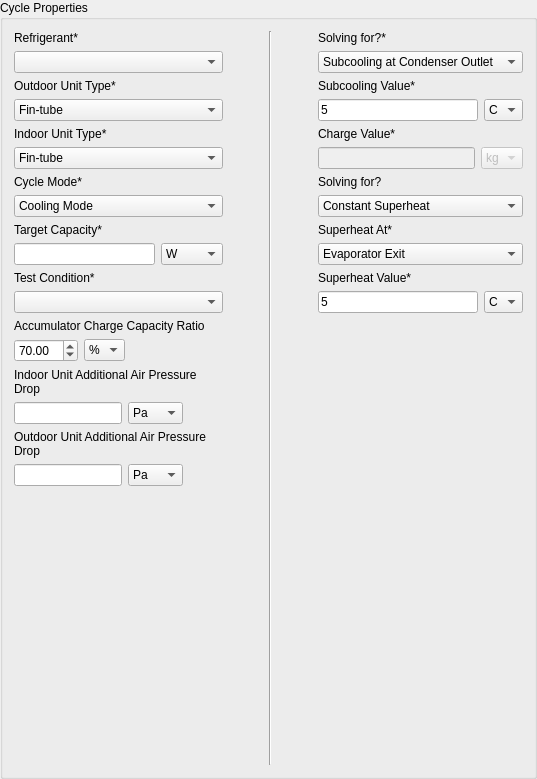
           <widget class="QGroupBox" name="Cycle_props_group">
            <property name="title">
             <string>Cycle Properties</string>
            </property>
            <layout class="QHBoxLayout" name="horizontalLayout_16">
             <item>
              <layout class="QVBoxLayout" name="verticalLayout_31">
               <item>
                <layout class="QVBoxLayout" name="verticalLayout_30">
                 <item>
                  <widget class="QLabel" name="Cycle_refrigerant_label">
                   <property name="text">
                    <string>Refrigerant*</string>
                   </property>
                  </widget>
                 </item>
                 <item>
                  <widget class="QComboBox" name="Cycle_refrigerant"/>
                 </item>
                </layout>
               </item>
               <item>
                <layout class="QVBoxLayout" name="verticalLayout_17">
                 <item>
                  <widget class="QLabel" name="Condenser_type_label">
                   <property name="text">
                    <string>Outdoor Unit Type*</string>
                   </property>
                  </widget>
                 </item>
                 <item>
                  <widget class="QComboBox" name="Condenser_type">
                   <item>
                    <property name="text">
                     <string>Fin-tube</string>
                    </property>
                   </item>
                   <item>
                    <property name="text">
                     <string>Microchannel</string>
                    </property>
                   </item>
                  </widget>
                 </item>
                </layout>
               </item>
               <item>
                <layout class="QVBoxLayout" name="verticalLayout_29">
                 <item>
                  <widget class="QLabel" name="Evaporator_type_label">
                   <property name="text">
                    <string>Indoor Unit Type*</string>
                   </property>
                  </widget>
                 </item>
                 <item>
                  <widget class="QComboBox" name="Evaporator_type">
                   <item>
                    <property name="text">
                     <string>Fin-tube</string>
                    </property>
                   </item>
                   <item>
                    <property name="text">
                     <string>Microchannel</string>
                    </property>
                   </item>
                  </widget>
                 </item>
                </layout>
               </item>
               <item>
                <layout class="QVBoxLayout" name="verticalLayout_46">
                 <item>
                  <widget class="QLabel" name="Cycle_mode_label">
                   <property name="text">
                    <string>Cycle Mode*</string>
                   </property>
                  </widget>
                 </item>
                 <item>
                  <widget class="QComboBox" name="Cycle_mode">
                   <item>
                    <property name="text">
                     <string>Cooling Mode</string>
                    </property>
                   </item>
                   <item>
                    <property name="text">
                     <string>Heating Mode</string>
                    </property>
                   </item>
                  </widget>
                 </item>
                </layout>
               </item>
               <item>
                <layout class="QVBoxLayout" name="verticalLayout_32">
                 <item>
                  <widget class="QLabel" name="Capacity_target_label">
                   <property name="text">
                    <string>Target Capacity*</string>
                   </property>
                  </widget>
                 </item>
                 <item>
                  <layout class="QHBoxLayout" name="horizontalLayout_31">
                   <item>
                    <widget class="QLineEdit" name="Capacity_target">
                     <property name="minimumSize">
                      <size>
                       <width>120</width>
                       <height>0</height>
                      </size>
                     </property>
                    </widget>
                   </item>
                   <item>
                    <widget class="QComboBox" name="Capacity_target_unit">
                     <item>
                      <property name="text">
                       <string>W</string>
                      </property>
                     </item>
                     <item>
                      <property name="text">
                       <string>Btu/hr</string>
                      </property>
                     </item>
                    </widget>
                   </item>
                  </layout>
                 </item>
                </layout>
               </item>
               <item>
                <layout class="QVBoxLayout" name="verticalLayout_43">
                 <item>
                  <widget class="QLabel" name="Test_Condition_label">
                   <property name="text">
                    <string>Test Condition*</string>
                   </property>
                  </widget>
                 </item>
                 <item>
                  <layout class="QHBoxLayout" name="horizontalLayout_46">
                   <item>
                    <widget class="QComboBox" name="Test_Condition"/>
                   </item>
                  </layout>
                 </item>
                </layout>
               </item>
               <item>
                <layout class="QVBoxLayout" name="verticalLayout_49">
                 <item>
                  <widget class="QLabel" name="accumulator_charge_label">
                   <property name="toolTip">
                    <string>This is the percentage of system charge stored in accumulator to total system charge</string>
                   </property>
                   <property name="text">
                    <string>Accumulator Charge Capacity Ratio</string>
                   </property>
                   <property name="wordWrap">
                    <bool>true</bool>
                   </property>
                  </widget>
                 </item>
                 <item>
                  <layout class="QHBoxLayout" name="horizontalLayout_47">
                   <item>
                    <widget class="QDoubleSpinBox" name="accumulator_charge">
                     <property name="maximum">
                      <double>100.000000000000000</double>
                     </property>
                     <property name="value">
                      <double>70.000000000000000</double>
                     </property>
                    </widget>
                   </item>
                   <item>
                    <widget class="QComboBox" name="accumulator_charge_unit">
                     <item>
                      <property name="text">
                       <string>%</string>
                      </property>
                     </item>
                    </widget>
                   </item>
                   <item>
                    <spacer name="horizontalSpacer_30">
                     <property name="orientation">
                      <enum>Qt::Horizontal</enum>
                     </property>
                     <property name="sizeHint" stdset="0">
                      <size>
                       <width>40</width>
                       <height>20</height>
                      </size>
                     </property>
                    </spacer>
                   </item>
                  </layout>
                 </item>
                </layout>
               </item>
               <item>
                <layout class="QVBoxLayout" name="verticalLayout_51">
                 <item>
                  <widget class="QLabel" name="Indoor_Fan_add_DP_label">
                   <property name="toolTip">
                    <string>This is the percentage of system charge stored in accumulator to total system charge</string>
                   </property>
                   <property name="text">
                    <string>Indoor Unit Additional Air Pressure Drop</string>
                   </property>
                   <property name="wordWrap">
                    <bool>true</bool>
                   </property>
                  </widget>
                 </item>
                 <item>
                  <layout class="QHBoxLayout" name="horizontalLayout_49">
                   <item>
                    <widget class="QLineEdit" name="Indoor_Fan_add_DP"/>
                   </item>
                   <item>
                    <widget class="QComboBox" name="Indoor_Fan_add_DP_unit">
                     <item>
                      <property name="text">
                       <string>Pa</string>
                      </property>
                     </item>
                     <item>
                      <property name="text">
                       <string>kPa</string>
                      </property>
                     </item>
                     <item>
                      <property name="text">
                       <string>MPa</string>
                      </property>
                     </item>
                     <item>
                      <property name="text">
                       <string>bar</string>
                      </property>
                     </item>
                     <item>
                      <property name="text">
                       <string>atm</string>
                      </property>
                     </item>
                     <item>
                      <property name="text">
                       <string>psi</string>
                      </property>
                     </item>
                    </widget>
                   </item>
                   <item>
                    <spacer name="horizontalSpacer_33">
                     <property name="orientation">
                      <enum>Qt::Horizontal</enum>
                     </property>
                     <property name="sizeHint" stdset="0">
                      <size>
                       <width>40</width>
                       <height>20</height>
                      </size>
                     </property>
                    </spacer>
                   </item>
                  </layout>
                 </item>
                </layout>
               </item>
               <item>
                <layout class="QVBoxLayout" name="verticalLayout_50">
                 <item>
                  <widget class="QLabel" name="Outdoor_Fan_add_DP_label">
                   <property name="toolTip">
                    <string>This is the percentage of system charge stored in accumulator to total system charge</string>
                   </property>
                   <property name="text">
                    <string>Outdoor Unit Additional Air Pressure Drop</string>
                   </property>
                   <property name="wordWrap">
                    <bool>true</bool>
                   </property>
                  </widget>
                 </item>
                 <item>
                  <layout class="QHBoxLayout" name="horizontalLayout_48">
                   <item>
                    <widget class="QLineEdit" name="Outdoor_Fan_add_DP"/>
                   </item>
                   <item>
                    <widget class="QComboBox" name="Outdoor_Fan_add_DP_unit">
                     <item>
                      <property name="text">
                       <string>Pa</string>
                      </property>
                     </item>
                     <item>
                      <property name="text">
                       <string>kPa</string>
                      </property>
                     </item>
                     <item>
                      <property name="text">
                       <string>MPa</string>
                      </property>
                     </item>
                     <item>
                      <property name="text">
                       <string>bar</string>
                      </property>
                     </item>
                     <item>
                      <property name="text">
                       <string>atm</string>
                      </property>
                     </item>
                     <item>
                      <property name="text">
                       <string>psi</string>
                      </property>
                     </item>
                    </widget>
                   </item>
                   <item>
                    <spacer name="horizontalSpacer_32">
                     <property name="orientation">
                      <enum>Qt::Horizontal</enum>
                     </property>
                     <property name="sizeHint" stdset="0">
                      <size>
                       <width>40</width>
                       <height>20</height>
                      </size>
                     </property>
                    </spacer>
                   </item>
                  </layout>
                 </item>
                </layout>
               </item>
               <item>
                <spacer name="verticalSpacer_4">
                 <property name="orientation">
                  <enum>Qt::Vertical</enum>
                 </property>
                 <property name="sizeHint" stdset="0">
                  <size>
                   <width>20</width>
                   <height>279</height>
                  </size>
                 </property>
                </spacer>
               </item>
              </layout>
             </item>
             <item>
              <spacer name="horizontalSpacer_19">
               <property name="orientation">
                <enum>Qt::Horizontal</enum>
               </property>
               <property name="sizeHint" stdset="0">
                <size>
                 <width>40</width>
                 <height>20</height>
                </size>
               </property>
              </spacer>
             </item>
             <item>
              <widget class="Line" name="line_23">
               <property name="orientation">
                <enum>Qt::Vertical</enum>
               </property>
              </widget>
             </item>
             <item>
              <spacer name="horizontalSpacer_20">
               <property name="orientation">
                <enum>Qt::Horizontal</enum>
               </property>
               <property name="sizeHint" stdset="0">
                <size>
                 <width>40</width>
                 <height>20</height>
                </size>
               </property>
              </spacer>
             </item>
             <item>
              <layout class="QVBoxLayout" name="verticalLayout_16">
               <item>
                <layout class="QVBoxLayout" name="verticalLayout_12">
                 <item>
                  <layout class="QVBoxLayout" name="verticalLayout_13">
                   <item>
                    <widget class="QLabel" name="First_condition_label">
                     <property name="text">
                      <string>Solving for?*</string>
                     </property>
                    </widget>
                   </item>
                   <item>
                    <widget class="QComboBox" name="First_condition">
                     <item>
                      <property name="text">
                       <string>Subcooling at Condenser Outlet</string>
                      </property>
                     </item>
                     <item>
                      <property name="text">
                       <string>System Charge</string>
                      </property>
                     </item>
                    </widget>
                   </item>
                  </layout>
                 </item>
                 <item>
                  <layout class="QVBoxLayout" name="verticalLayout_14">
                   <item>
                    <widget class="QLabel" name="Subcooling_label">
                     <property name="text">
                      <string>Subcooling Value*</string>
                     </property>
                    </widget>
                   </item>
                   <item>
                    <layout class="QHBoxLayout" name="horizontalLayout_14">
                     <item>
                      <widget class="QLineEdit" name="Subcooling">
                       <property name="text">
                        <string>5</string>
                       </property>
                      </widget>
                     </item>
                     <item>
                      <widget class="QComboBox" name="Subcooling_unit">
                       <item>
                        <property name="text">
                         <string>C</string>
                        </property>
                       </item>
                       <item>
                        <property name="text">
                         <string>R</string>
                        </property>
                       </item>
                      </widget>
                     </item>
                    </layout>
                   </item>
                  </layout>
                 </item>
                 <item>
                  <layout class="QVBoxLayout" name="verticalLayout_15">
                   <item>
                    <widget class="QLabel" name="Charge_label">
                     <property name="text">
                      <string>Charge Value*</string>
                     </property>
                    </widget>
                   </item>
                   <item>
                    <layout class="QHBoxLayout" name="horizontalLayout_15">
                     <item>
                      <widget class="QLineEdit" name="Charge">
                       <property name="enabled">
                        <bool>false</bool>
                       </property>
                      </widget>
                     </item>
                     <item>
                      <widget class="QComboBox" name="Charge_unit">
                       <property name="enabled">
                        <bool>false</bool>
                       </property>
                       <item>
                        <property name="text">
                         <string>kg</string>
                        </property>
                       </item>
                       <item>
                        <property name="text">
                         <string>lb</string>
                        </property>
                       </item>
                      </widget>
                     </item>
                    </layout>
                   </item>
                  </layout>
                 </item>
                 <item>
                  <widget class="QLabel" name="Expansion_device_label">
                   <property name="text">
                    <string>Solving for?</string>
                   </property>
                  </widget>
                 </item>
                 <item>
                  <widget class="QComboBox" name="Expansion_device">
                   <item>
                    <property name="text">
                     <string>Constant Superheat</string>
                    </property>
                   </item>
                   <item>
                    <property name="text">
                     <string>Capillary Tube</string>
                    </property>
                   </item>
                  </widget>
                 </item>
                </layout>
               </item>
               <item>
                <layout class="QVBoxLayout" name="verticalLayout_9">
                 <item>
                  <widget class="QLabel" name="Superheat_location_label">
                   <property name="text">
                    <string>Superheat At*</string>
                   </property>
                  </widget>
                 </item>
                 <item>
                  <widget class="QComboBox" name="Superheat_location">
                   <property name="currentIndex">
                    <number>0</number>
                   </property>
                   <item>
                    <property name="text">
                     <string>Evaporator Exit</string>
                    </property>
                   </item>
                   <item>
                    <property name="text">
                     <string>Compressor Inlet</string>
                    </property>
                   </item>
                  </widget>
                 </item>
                </layout>
               </item>
               <item>
                <layout class="QVBoxLayout" name="verticalLayout_8">
                 <item>
                  <widget class="QLabel" name="Superheat_label">
                   <property name="text">
                    <string>Superheat Value*</string>
                   </property>
                  </widget>
                 </item>
                 <item>
                  <layout class="QHBoxLayout" name="horizontalLayout_13">
                   <item>
                    <widget class="QLineEdit" name="Superheat">
                     <property name="text">
                      <string>5</string>
                     </property>
                    </widget>
                   </item>
                   <item>
                    <widget class="QComboBox" name="Superheat_unit">
                     <item>
                      <property name="text">
                       <string>C</string>
                      </property>
                     </item>
                     <item>
                      <property name="text">
                       <string>R</string>
                      </property>
                     </item>
                    </widget>
                   </item>
                  </layout>
                 </item>
                </layout>
               </item>
               <item>
                <spacer name="verticalSpacer_5">
                 <property name="orientation">
                  <enum>Qt::Vertical</enum>
                 </property>
                 <property name="sizeHint" stdset="0">
                  <size>
                   <width>20</width>
                   <height>40</height>
                  </size>
                 </property>
                </spacer>
               </item>
              </layout>
             </item>
            </layout>
           </widget>
